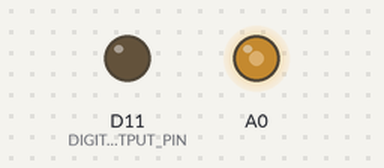
The sketch below on a simulated Arduino Zero (SAMD21). Parts: output pins drawn as LEDs (lit = HIGH).

Above: at 0.1 s.
Timing chart, 0 to 1.6 s (numbered marks = the images above):
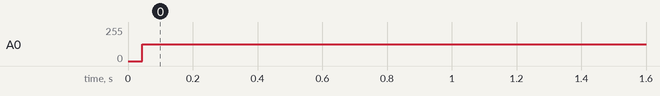

Measured:
- by itself, A0: 0/255 → 125/255 at 0.04 s

The sketch:

lab3.ino
```cpp
#define DIGITAL_OUTPUT_PIN 11
#define ANALOG_OUTPUT_PIN DAC0

const int quality = 20;

const double frequency = 440.0;

const double delay_time = 1000 / (frequency * 2);

const int delta_time_analog = (1.0 / frequency) / (double)quality * 1000000.0;

double points[quality] = {0};

void setup() {
  pinMode(DIGITAL_OUTPUT_PIN, OUTPUT);
  pinMode(ANALOG_OUTPUT_PIN, OUTPUT);
  analogWriteResolution(12);
  for (int i = 0; i < quality; i++) {
    points[i] = sin(i / (double)quality * 2 * PI) * 2047.0 + 2047;
  }
}

void digitalSquareWave() {
  digitalWrite(DIGITAL_OUTPUT_PIN, HIGH);
  delay(delay_time);
  digitalWrite(DIGITAL_OUTPUT_PIN, LOW);
  delay(delay_time);
}

void analogSineWave() {
  for (int i = 0; i < quality; i++) {
    analogWrite(ANALOG_OUTPUT_PIN, points[i]);
    delayMicroseconds(delta_time_analog);
  }
}

void loop() {
  analogSineWave();
}
```
